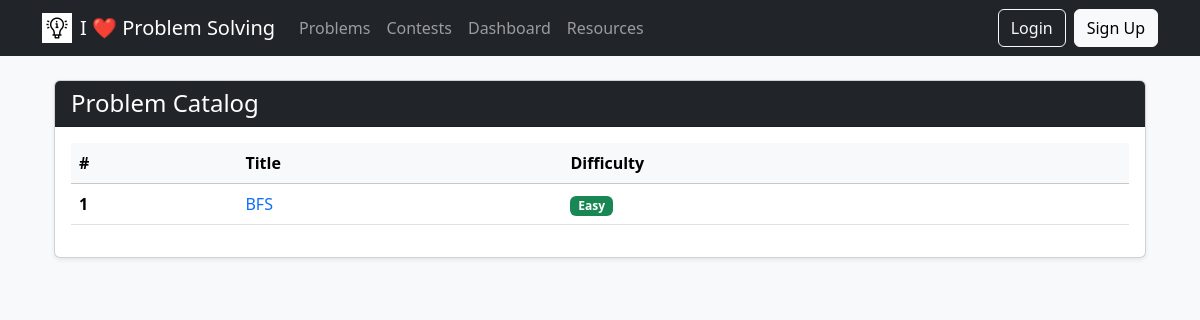
Page /problems/ on the earlier database version.
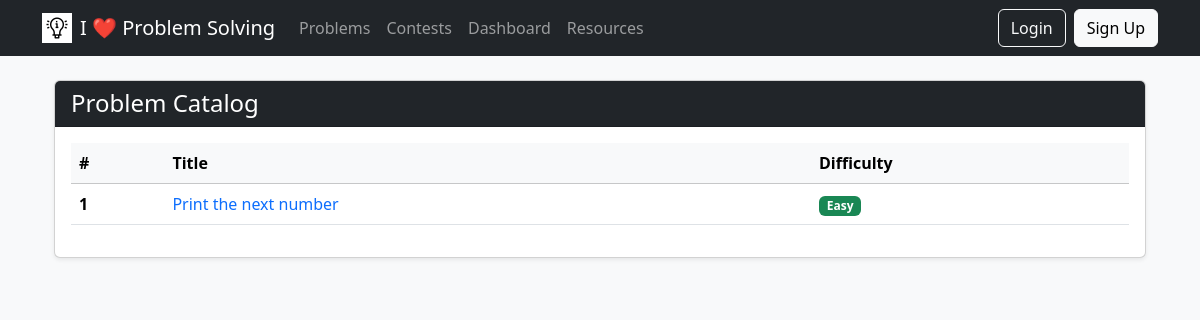
Same page on the later database version.
### problemset/models.py (models this page shows, shortened)
class Problem(models.Model):
    DIFFICULTY_CHOICES = [
        ('Easy', 'Easy'),
        ('Medium', 'Medium'),
        ('Hard', 'Hard'),
    ]
    title = models.CharField(max_length=200, unique=True)
    description = models.TextField()
    difficulty = models.CharField(max_length=10, choices=DIFFICULTY_CHOICES)
    slug = models.SlugField(unique=True, blank=True)
    test_case_file = models.FileField(upload_to=get_testcase_json_path, blank=True, null=True)
    created_at = models.DateTimeField(auto_now_add=True)

### problemset/views.py (the view)
# urls.py: path('', views.problem_list, name='problems-list'),
def problem_list(request):
    problems = Problem.objects.all()
    context = {
        'problems': problems
    }
    return render(request, 'problemset/problem_list.html', context)

### problemset/templates/problemset/problem_list.html
{% extends "users/base.html" %}
{% block content %}
<div class="container mt-4">
    <div class="card shadow-sm">
        <div class="card-header bg-dark text-white">
            <h2 class="h4 mb-0">Problem Catalog</h2>
        </div>
        <div class="card-body">
            <div class="table-responsive">
                <table class="table table-hover align-middle">
                    <thead class="table-light">
                        <tr>
                            <th scope="col">#</th>
                            <th scope="col">Title</th>
                            <th scope="col">Difficulty</th>
                        </tr>
                    </thead>
                    <tbody>
                        {% for problem in problems %}
                        <tr>
                            <th scope="row">{{ forloop.counter }}</th>
                            <td>
                                <a href="{% url 'solve-workspace' problem.slug %}" class="text-decoration-none">{{ problem.title }}</a>
                            </td>
                            <td>
                                {% if problem.difficulty == 'Easy' %}
                                    <span class="badge bg-success">Easy</span>
                                {% elif problem.difficulty == 'Medium' %}
                                    <span class="badge bg-warning text-dark">Medium</span>
                                {% else %}
                                    <span class="badge bg-danger">Hard</span>
                                {% endif %}
                            </td>
                        </tr>
                        {% empty %}
                        <tr>
                            <td colspan="3" class="text-center">No problems have been added yet.</td>
                        </tr>
                        {% endfor %}
                    </tbody>
                </table>
            </div>
        </div>
    </div>
</div>
{% endblock content %}

Differences in the rows shown:
changed Problem: title "BFS" → "Print the next number"
